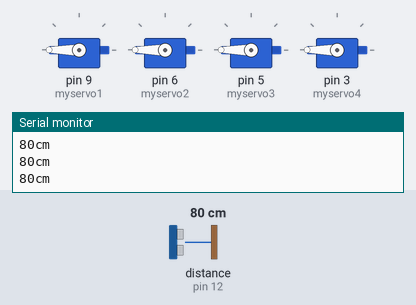
This sketch was run on a simulated Arduino Uno, built with avr-gcc and run on an emulated ATmega328P. Shown: 4 × servo, the last lines printed to the serial monitor. Inputs (shaded band) come from the test bench; at power-on: distance to the obstacle (sensor on pin 12) 80 cm. The echo pulse lasts 58.3 µs per cm.

Above: at 1.2 s.
1.3 s: distance to the obstacle (sensor on pin 12) set to 2 cm
At 2.8 s:
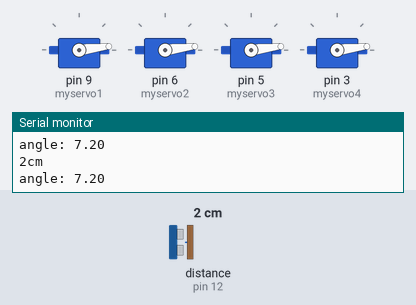
3.1 s: distance to the obstacle (sensor on pin 12) set to 9 cm
At 4.4 s:
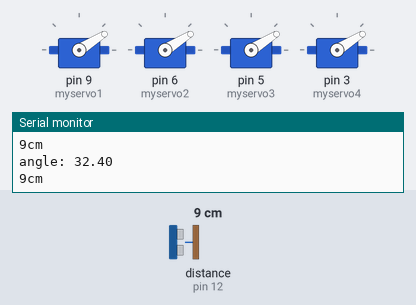
5.1 s: distance to the obstacle (sensor on pin 12) set to 18 cm
At 6.1 s:
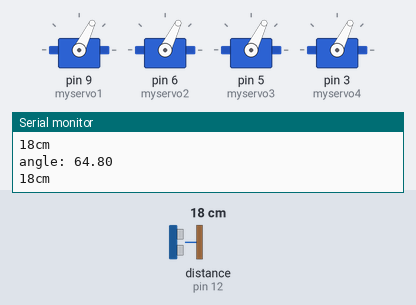
7.0 s: distance to the obstacle (sensor on pin 12) set to 35 cm
At 8.0 s:
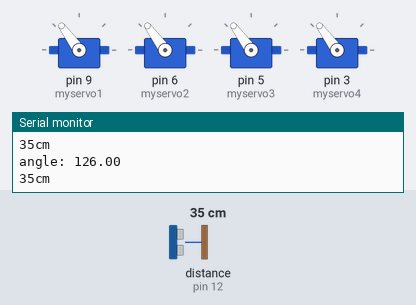
9.0 s: distance to the obstacle (sensor on pin 12) set to 60 cm
At 10.1 s:
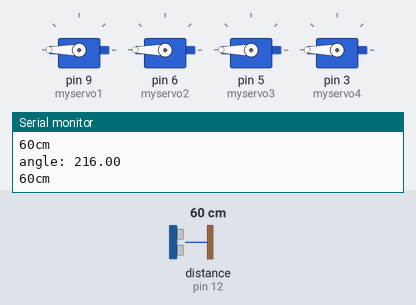
Timing chart, 0 to 11.9 s (numbered marks = the images above; inputs shaded):
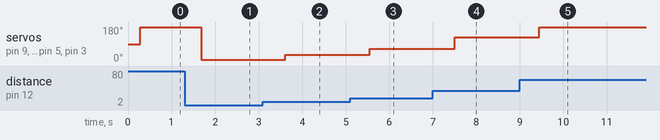

The sketch:

servo_v3.ino
```cpp
#include <SR04.h>
#include <Servo.h>
#define TRIG_PIN 12
#define ECHO_PIN 11

SR04 sr04 = SR04(ECHO_PIN,TRIG_PIN);

Servo myservo1;
Servo myservo2;
Servo myservo3;
Servo myservo4;

//int pos = 0;
long sonic;
double angle;

void setup() {
  Serial.begin(9600);
  myservo1.attach(9); // left fingers
  myservo2.attach(6); // thumb
  myservo3.attach(5); // little right
  myservo4.attach(3); // right
}

void loop() {
    //setOnTarget();
    //pull();
    //push();
    sonic = sr04.Distance(); // Will return the distance from the ultrasonic device to object
    Serial.print(sonic);
    Serial.println("cm");

    delay(250);

    if(sonic > 60){
          setOnTarget(180);
      }
    else{
        angle = 180.0 * (sonic/50.0);
        Serial.print("angle: ");
        Serial.println(angle);
        setOnTarget(angle);
    }
}

void setOnTarget(double pos){
    myservo1.write(pos); // left fingers
    myservo2.write(pos); // thumb
    myservo3.write(pos);   // middle finger
    myservo4.write(pos); // pointer?
}

void pull(long pos){
      myservo1.write(pos);
      myservo2.write(pos);
      myservo3.write(pos);
      myservo4.write(pos);
}

void push(long pos){
      myservo1.write(pos);
      myservo2.write(pos);
      myservo3.write(pos);
      myservo4.write(pos);
}
```

Measured:
- after the input at 1.3 s, servo on pin 9 (myservo1), servo on pin 6 (myservo2), servo on pin 5 (myservo3), servo on pin 3 (myservo4): 180° → 7° after 0.38 s
- after the input at 3.1 s, servo on pin 9 (myservo1), servo on pin 6 (myservo2), servo on pin 5 (myservo3), servo on pin 3 (myservo4): 7° → 32° after 0.52 s
- after the input at 5.1 s, servo on pin 9 (myservo1), servo on pin 6 (myservo2), servo on pin 5 (myservo3), servo on pin 3 (myservo4): 32° → 64° after 0.46 s
- after the input at 7.0 s, servo on pin 9 (myservo1), servo on pin 6 (myservo2), servo on pin 5 (myservo3), servo on pin 3 (myservo4): 64° → 126° after 0.50 s
- after the input at 9.0 s, servo on pin 9 (myservo1), servo on pin 6 (myservo2), servo on pin 5 (myservo3), servo on pin 3 (myservo4): 126° → 180° after 0.45 s
